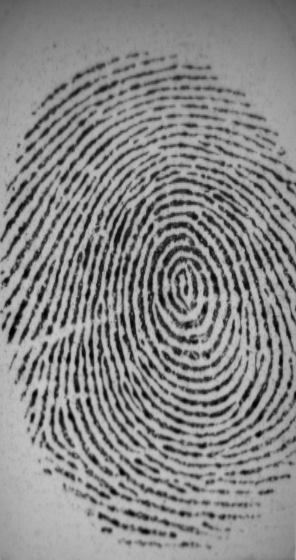
#> input picture categories/python/anh.jpg, 296 x 560 px
$ python -i enhanced.py   (imports and definitions only)   (older library calls are emulated)
#> lines starting #> are read from the running program, lines starting #| are printed output that depends on the picture; after the words box and inside, x2 and y2 are one past the last pixel; in counts of white or black regions, pixels touching at a corner belong together
#> further down, picture is the input picture: shape (560, 296); min 0, max 207, mean 135.7
# -*- coding: utf-8 -*-
"""
Created on Sun Mar 29 21:45:22 2020

@author: Admin
"""


import cv2
import numpy as np
from scipy import ndimage
from scipy import signal
import math
import scipy.ndimage


def frequest(im,orientim,windsze,minWaveLength,maxWaveLength):
    rows,cols = np.shape(im)

    # Find mean orientation within the block. This is done by averaging the
    # sines and cosines of the doubled angles before reconstructing the
    # angle again.  This avoids wraparound problems at the origin.

    cosorient = np.mean(np.cos(2*orientim))
    sinorient = np.mean(np.sin(2*orientim))
    orient = math.atan2(sinorient,cosorient)/2

    # Rotate the image block so that the ridges are vertical

    rotim = scipy.ndimage.rotate(im,orient/np.pi*180 + 90,axes=(1,0),reshape = False,order = 3,mode = 'nearest')

    # Now crop the image so that the rotated image does not contain any
    # invalid regions.  This prevents the projection down the columns
    # from being mucked up.

    cropsze = int(np.fix(rows/np.sqrt(2)))
    offset = int(np.fix((rows-cropsze)/2))
    rotim = rotim[offset:offset+cropsze][:,offset:offset+cropsze]

    # Sum down the columns to get a projection of the grey values down
    # the ridges.

    proj = np.sum(rotim,axis = 0)
    dilation = scipy.ndimage.grey_dilation(proj, windsze,structure=np.ones(windsze))

    temp = np.abs(dilation - proj)

    peak_thresh = 2

    maxpts = (temp<peak_thresh) & (proj > np.mean(proj))
    maxind = np.where(maxpts)

    rows_maxind,cols_maxind = np.shape(maxind)

    # Determine the spatial frequency of the ridges by divinding the
    # distance between the 1st and last peaks by the (No of peaks-1). If no
    # peaks are detected, or the wavelength is outside the allowed bounds,
    # the frequency image is set to 0

    if(cols_maxind<2):
        freqim = np.zeros(im.shape)
    else:
        NoOfPeaks = cols_maxind
        waveLength = (maxind[0][cols_maxind-1] - maxind[0][0])/(NoOfPeaks - 1)
        if waveLength>=minWaveLength and waveLength<=maxWaveLength:
            freqim = 1/np.double(waveLength) * np.ones(im.shape)
        else:
            freqim = np.zeros(im.shape)

    return(freqim)

def normalise(img):
    normed = (img - np.mean(img))/(np.std(img))
    return(normed)

def ridge_segment(im, blksze, thresh):
#> called with blksze = 16, thresh = 0.1
    rows, cols = np.shape(im)
#> rows = 560; cols = 296

    # normalise to get zero mean and unit standard deviation
    im = normalise(im)

    new_rows =  np.int(blksze * np.ceil((np.float(rows))/(np.float(blksze))))
#> new_rows = 560
    new_cols =  np.int(blksze * np.ceil((np.float(cols))/(np.float(blksze))))
#> new_cols = 304

    padded_img = np.zeros((new_rows,new_cols))
    stddevim = np.zeros((new_rows,new_cols))

    padded_img[0:rows][:,0:cols] = im

    for i in range(0,new_rows,blksze):
        for j in range(0,new_cols,blksze):
            block = padded_img[i:i+blksze][:,j:j+blksze]

            stddevim[i:i+blksze][:,j:j+blksze] = np.std(block)*np.ones(block.shape)
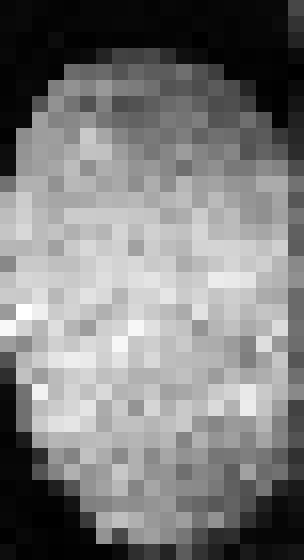
#> stddevim: shape (560, 304) float64; min 0.0513, max 1.56, mean 0.786; drawn with min black and max white

    stddevim = stddevim[0:rows][:,0:cols]
#> stddevim: shape (560, 296) float64

    mask = stddevim > thresh
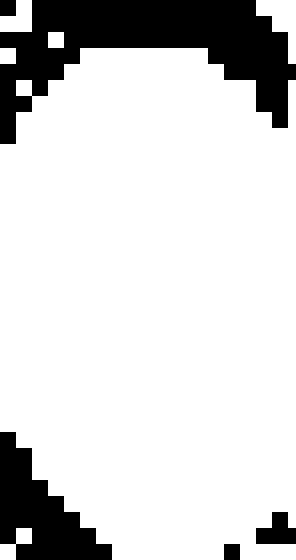
#> mask: shape (560, 296) bool; 83.3% white; 5 black regions, box (x1, y1, x2, y2) and area: (0, 0, 296, 144) 19072, (0, 432, 112, 560) 7168, (256, 512, 296, 544) 896, (0, 0, 16, 16) 256, (224, 544, 240, 560) 256

    mean_val = np.mean(im[mask])
#> mean_val = -0.0421

    std_val = np.std(im[mask])
#> std_val = 1.06

    normim = (im - mean_val)/(std_val)

    return(normim,mask)

def ridge_orient(im, gradientsigma, blocksigma, orientsmoothsigma):
#> called with gradientsigma = 1, blocksigma = 7, orientsmoothsigma = 7
    rows,cols = im.shape
#> rows = 560; cols = 296
    #Calculate image gradients.
    sze = np.fix(6*gradientsigma)
    if np.remainder(sze,2) == 0:
        sze = sze+1

    gauss = cv2.getGaussianKernel(np.int(sze),gradientsigma)
    f = gauss * gauss.T

    fy,fx = np.gradient(f)   #Gradient of Gaussian

    #Gx = ndimage.convolve(np.double(im),fx);
    #Gy = ndimage.convolve(np.double(im),fy);

    Gx = signal.convolve2d(im,fx,mode='same')
    Gy = signal.convolve2d(im,fy,mode='same')

    Gxx = np.power(Gx,2)
    Gyy = np.power(Gy,2)
    Gxy = Gx*Gy

    #Now smooth the covariance data to perform a weighted summation of the data.

    sze = np.fix(6*blocksigma)

    gauss = cv2.getGaussianKernel(np.int(sze),blocksigma)
    f = gauss * gauss.T

    Gxx = ndimage.convolve(Gxx,f)
    Gyy = ndimage.convolve(Gyy,f)
    Gxy = 2*ndimage.convolve(Gxy,f)

    # Analytic solution of principal direction
    denom = np.sqrt(np.power(Gxy,2) + np.power((Gxx - Gyy),2)) + np.finfo(float).eps

    sin2theta = Gxy/denom;           # Sine and cosine of doubled angles
    cos2theta = (Gxx-Gyy)/denom


    if orientsmoothsigma:
        sze = np.fix(6*orientsmoothsigma)
        if np.remainder(sze,2) == 0:
            sze = sze+1
        gauss = cv2.getGaussianKernel(np.int(sze),orientsmoothsigma)
        f = gauss * gauss.T
        cos2theta = ndimage.convolve(cos2theta,f) # Smoothed sine and cosine of
        sin2theta = ndimage.convolve(sin2theta,f) # doubled angles
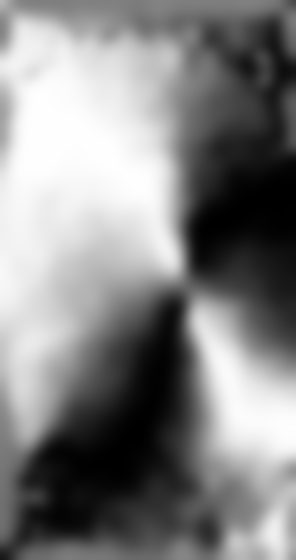
#> sin2theta: shape (560, 296) float64; min -0.997, max 1, mean 0.0384; drawn with min black and max white

    orientim = np.pi/2 + np.arctan2(sin2theta,cos2theta)/2
    return(orientim)

def ridge_freq(im, mask, orient, blksze, windsze,minWaveLength, maxWaveLength):
#> called with blksze = 38, windsze = 5, minWaveLength = 5, maxWaveLength = 15
    rows,cols = im.shape
#> rows = 560; cols = 296
    freq = np.zeros((rows,cols))

    for r in range(0,rows-blksze,blksze):
        for c in range(0,cols-blksze,blksze):
            blkim = im[r:r+blksze][:,c:c+blksze]
            blkor = orient[r:r+blksze][:,c:c+blksze]

            freq[r:r+blksze][:,c:c+blksze] = frequest(blkim,blkor,windsze,minWaveLength,maxWaveLength)
#> this loop made 14 passes
#> pass 1, in frequest (call 4), `rotim = rotim[offset:offset+cropsze][:,offset:offset+cropsze]`:
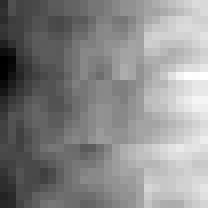
#> rotim: shape (26, 26) float64 (shown 8 times larger); min -0.521, max 0.0915, mean -0.192; drawn with min black and max white
#> after the loop:
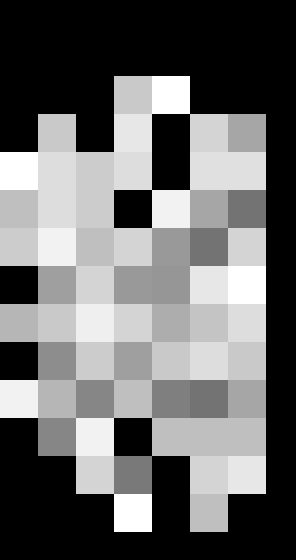
#> freq: shape (560, 296) float64; min 0, max 0.2, mean 0.083; drawn with min black and max white

    freq = freq*mask
    freq_1d = np.reshape(freq,(1,rows*cols))
    ind = np.where(freq_1d>0)

    ind = np.array(ind)
    ind = ind[1,:]

    non_zero_elems_in_freq = freq_1d[0][ind]

    meanfreq = np.mean(non_zero_elems_in_freq)
    #medianfreq = np.median(non_zero_elems_in_freq)       # does not work properly
    return(freq,meanfreq)

def ridge_filter(im, orient, freq, kx, ky):
#> called with kx = 0.65, ky = 0.65
    angleInc = 3
    im = np.double(im)
    rows,cols = im.shape
    newim = np.zeros((rows,cols))
    newim = newim + 255

    freq_1d = np.reshape(freq,(1,rows*cols))
    ind = np.where(freq_1d>0)

    ind = np.array(ind)
    ind = ind[1,:]

    # Round the array of frequencies to the nearest 0.01 to reduce the
    # number of distinct frequencies we have to deal with.

    non_zero_elems_in_freq = freq_1d[0][ind]
    non_zero_elems_in_freq = np.double(np.round((non_zero_elems_in_freq*100)))/100

    unfreq = np.unique(non_zero_elems_in_freq)

    # Generate filters corresponding to these distinct frequencies and
    # orientations in 'angleInc' increments.

    sigmax = 1/unfreq[0]*kx
    sigmay = 1/unfreq[0]*ky

    sze = np.int(np.round(3*np.max([sigmax,sigmay])))

    x,y = np.meshgrid(np.linspace(-sze,sze,(2*sze + 1)),np.linspace(-sze,sze,(2*sze + 1)))

    reffilter = np.exp(-(( (np.power(x,2))/(sigmax*sigmax) + (np.power(y,2))/(sigmay*sigmay)))) * np.cos(2*np.pi*unfreq[0]*x) # this is the original gabor filter

    filt_rows, filt_cols = reffilter.shape

    angleRange = np.int(180 / angleInc)

    gabor_filter = np.array(np.zeros((angleRange,filt_rows,filt_cols)))

    for o in range(0, angleRange):

        # Generate rotated versions of the filter.  Note orientation
        # image provides orientation *along* the ridges, hence +90
        # degrees, and imrotate requires angles +ve anticlockwise, hence
        # the minus sign.

        rot_filt = scipy.ndimage.rotate(reffilter,-(o*angleInc + 90),reshape = False)
        gabor_filter[o] = rot_filt

    # Find indices of matrix points greater than maxsze from the image
    # boundary

    maxsze = int(sze)

    temp = freq>0
    validr,validc = np.where(temp)

    temp1 = validr>maxsze
    temp2 = validr<rows - maxsze
    temp3 = validc>maxsze
    temp4 = validc<cols - maxsze

    final_temp = temp1 & temp2 & temp3 & temp4

    finalind = np.where(final_temp)

    # Convert orientation matrix values from radians to an index value
    # that corresponds to round(degrees/angleInc)

    maxorientindex = np.round(180/angleInc)
    orientindex = np.round(orient/np.pi*180/angleInc)

    #do the filtering
    for i in range(0,rows):
        for j in range(0,cols):
            if(orientindex[i][j] < 1):
                orientindex[i][j] = orientindex[i][j] + maxorientindex
            if(orientindex[i][j] > maxorientindex):
                orientindex[i][j] = orientindex[i][j] - maxorientindex
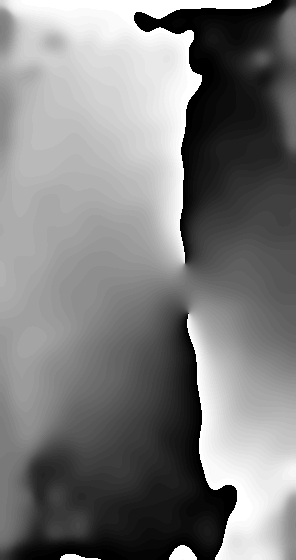
#> orientindex: shape (560, 296) float64; min 1, max 60, mean 30.2; drawn with min black and max white
    finalind_rows,finalind_cols = np.shape(finalind)
    sze = int(sze)
    for k in range(0,finalind_cols):
        r = validr[finalind[0][k]]
        c = validc[finalind[0][k]]

        img_block = im[r-sze:r+sze + 1][:,c-sze:c+sze + 1]

        newim[r][c] = np.sum(img_block * gabor_filter[int(orientindex[r][c]) - 1])
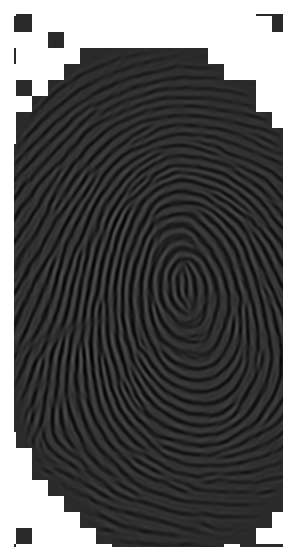
#> newim: shape (560, 296) float64; min -50.65, max 255, mean 63.6; drawn with min black and max white

    return(newim);

def image_enhance(img):
    blksze = 16
    thresh = 0.1
    normim,mask = ridge_segment(img,blksze,thresh)


    gradientsigma = 1
    blocksigma = 7
    orientsmoothsigma = 7
    orientim = ridge_orient(normim, gradientsigma, blocksigma, orientsmoothsigma)


    blksze = 38
    windsze = 5
    minWaveLength = 5
    maxWaveLength = 15
    freq,medfreq = ridge_freq(normim, mask, orientim, blksze, windsze, minWaveLength,maxWaveLength)


    freq = medfreq*mask
    kx = 0.65
    ky = 0.65
    newim = ridge_filter(normim, orientim, freq, kx, ky)

    return(newim, orientim, mask)

>>> import cv2
>>> picture = cv2.imread('anh.jpg', cv2.IMREAD_GRAYSCALE)
>>> result = image_enhance(picture)
